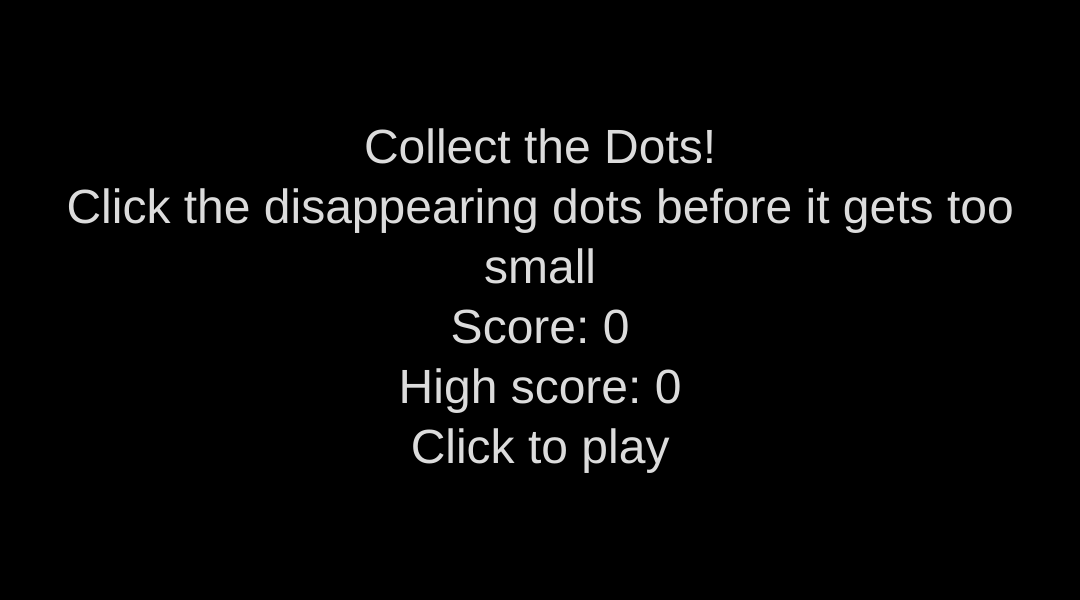
Frame 1 (no input)
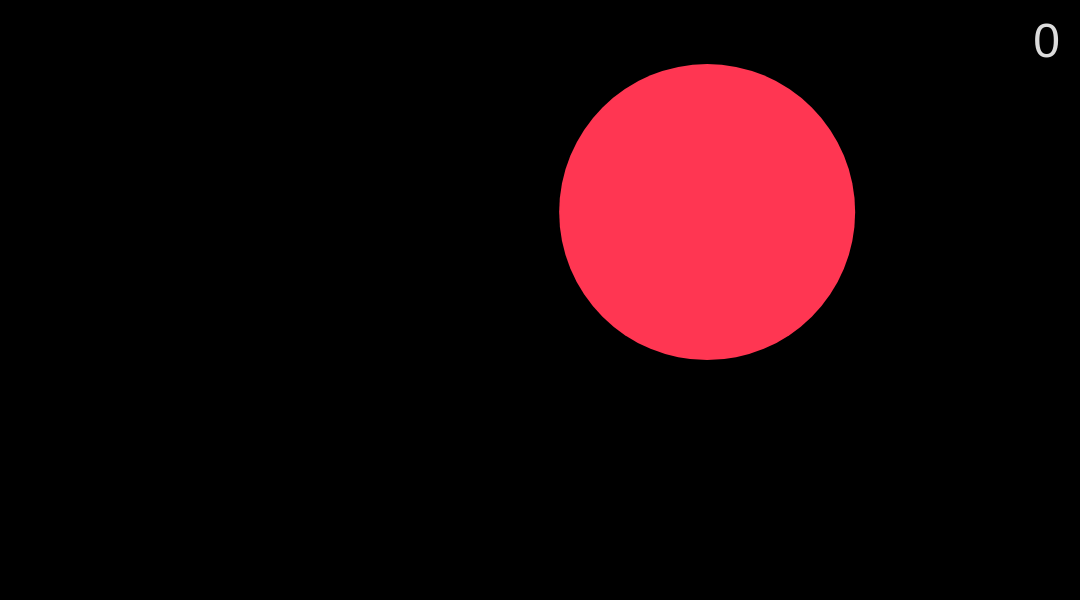
Frame 2 (the mouse pressed at the canvas centre, redrawn once)

The p5.js sketch that drew these frames (run headless with seeded random() and noise() and a simulated clock; the mouse was pressed at the canvas centre and the sketch redrawn once):

// p5.js sketch
// ── sketch.js
///////////////////////////////
///       Circle Clicker    ///
///  Shorakhim Shomansurov  ///
///////////////////////////////

let circleX;
let circleY;
let circleRadius;
let circleMaximumRadius;
let circleColor;
let score = 0;
let highScore;

function setup() {
  createCanvas(1080, 600);
  colorMode(RGB);
  noStroke();
  ellipseMode(RADIUS);
  textSize(48);

  // Get the last saved high score
  highScore = getItem('high score');

  // If no score was saved, start with a value of 0
  if (highScore === null) {
    highScore = 0;
  }
}

function draw() {
  background(0);

  // If the circle had not shrunk completely
  if (circleRadius > 0) {
    // Draw the circle
    fill(circleColor);
    circle(circleX, circleY, circleRadius);
    describeElement('Circle', 'Randomly colored shrinking circle');

    //  make the circle Shrink
    circleRadius -= 2;

    // Show the score
    textAlign(RIGHT, TOP);
    fill(220);
    text(score, width - 20, 20);
    describeElement('Score', `Text with current score: ${score}`);
  } else {
    //  show the start/end screen
    endGame();
  }
}

function startGame() {
  // Reset the score to 0
  score = 0;

  // Start with the circle's radius maximum at half the minimum canvas dimension
  circleMaximumRadius = min(height / 4, width / 4);
  resetCircle();
}

function endGame() {
  // end game screen, stops the loop
  noLoop();

  // collect the high score
  highScore = max(highScore, score);
  storeItem('high score', highScore);

  textAlign(CENTER, CENTER);
  fill(220);
  let startText = `Collect the Dots!
  Click the disappearing dots before it gets too small
  Score: ${score}
  High score: ${highScore}
  Click to play`;
  text(startText, 0, 0, width, height);
  describeElement('Start text', `Text reading, "${startText}"`);
}

function resetCircle() {
  // Start with the circle's radius at its maximum value
  circleRadius = circleMaximumRadius;
  circleX = random(circleRadius, width - circleRadius);
  circleY = random(circleRadius, height - circleRadius);
  circleColor = color(random(240, 360), random(40, 80), random(50, 90));
}

function mousePressed() {
  // If the game is unpaused
  if (isLooping() === true) {
    // Check how far the mouse is from the circle
    let distanceToCircle = dist(mouseX, mouseY, circleX, circleY);

    // If the mouse is closer to the circle's center than the circle's radius then the circle is pressed 
    if (distanceToCircle < circleRadius) {
      // Decrease the maximum radius, but don't go below 15
      circleMaximumRadius = max(circleMaximumRadius - 1, 15);
      resetCircle();

      // every time a cicle is pressed Give the player a point
      score += 1;
    }
    // If the game is paused
  } else {
    // Start and unpause it
    startGame();
    loop();
  }
}
